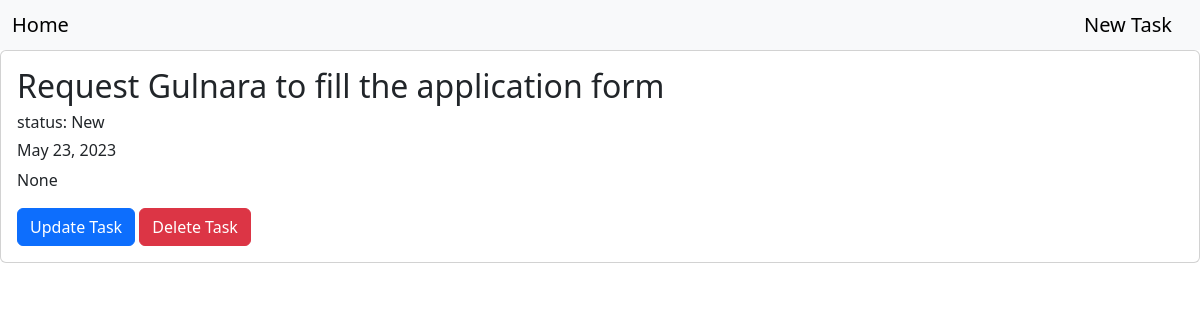
Screenshot of /detail_task/35 with the database file from the repository.
### display/models.py (models this page shows, shortened)
class Task(models.Model):
    objective = models.CharField(max_length=50, null=True, blank=False)
    status = models.CharField(max_length=25, default='New')
    dead_line = models.DateField(auto_now=False, auto_now_add=False, blank=True, default=None)
    description = models.TextField(max_length=1000, null=True)

### display/views.py (the view)
# urls.py: path('detail_task/<int:pk>', display_views.detail_task, name='detail_task'),
def detail_task(request, *args, **kwargs):
    task = get_object_or_404(Task,pk=kwargs.get('pk'))
    return render(request, 'detail_task.html', context = {'task': task})

### templates/detail_task.html (shortened to what this page needs)
{% extends 'base.html' %}
{% block content %}
            <div class="card">
                <div class="card-body">
                    <h2 class="cartd-title">{{ task.objective }}</h2>
                    <h6 class="card-title">status: {{ task.status }}</h3>
                    <h6 class="card-title">{{ task.dead_line }}</h3>
                    <p class="card-text">{{ task.description }}</p>
                        <a href="{% url 'update_task' task.id %}" class="btn btn-primary">Update Task</a>
                        <form action="{% url 'delete_task' task.id %}" method="post" style="display: inline;">
                            <button type="submit" class="btn btn-danger">Delete Task</button>
                        </form>
                </div>
            </div>
{% endblock %}

### rows the page displays
Task: objective "Request Gulnara to fill the application form", status "New", dead_line "May 23, 2023", description "None"
